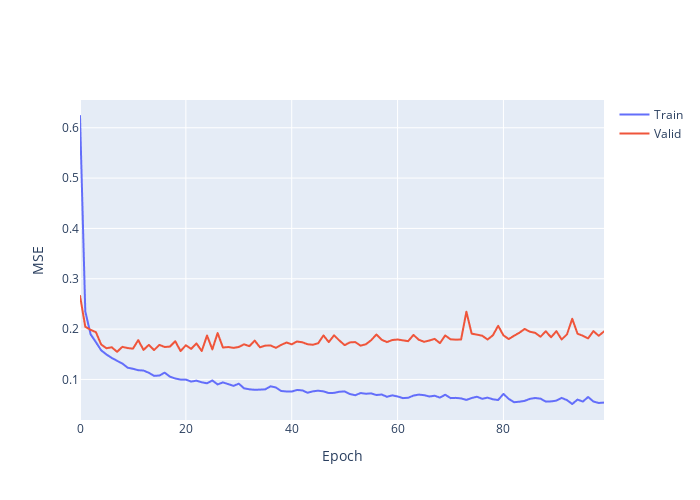

Notebook code for this chart:
### Code cell
import plotly.graph_objects as go

fig = go.Figure()
fig.add_trace(go.Scattergl(y=history_wd.history['loss'],
                    name='Train'))
fig.add_trace(go.Scattergl(y=history_wd.history['val_loss'],
                    name='Valid'))
fig.update_layout(height=500, width=700,
                  xaxis_title='Epoch',
                  yaxis_title='MSE')
fig.show()
